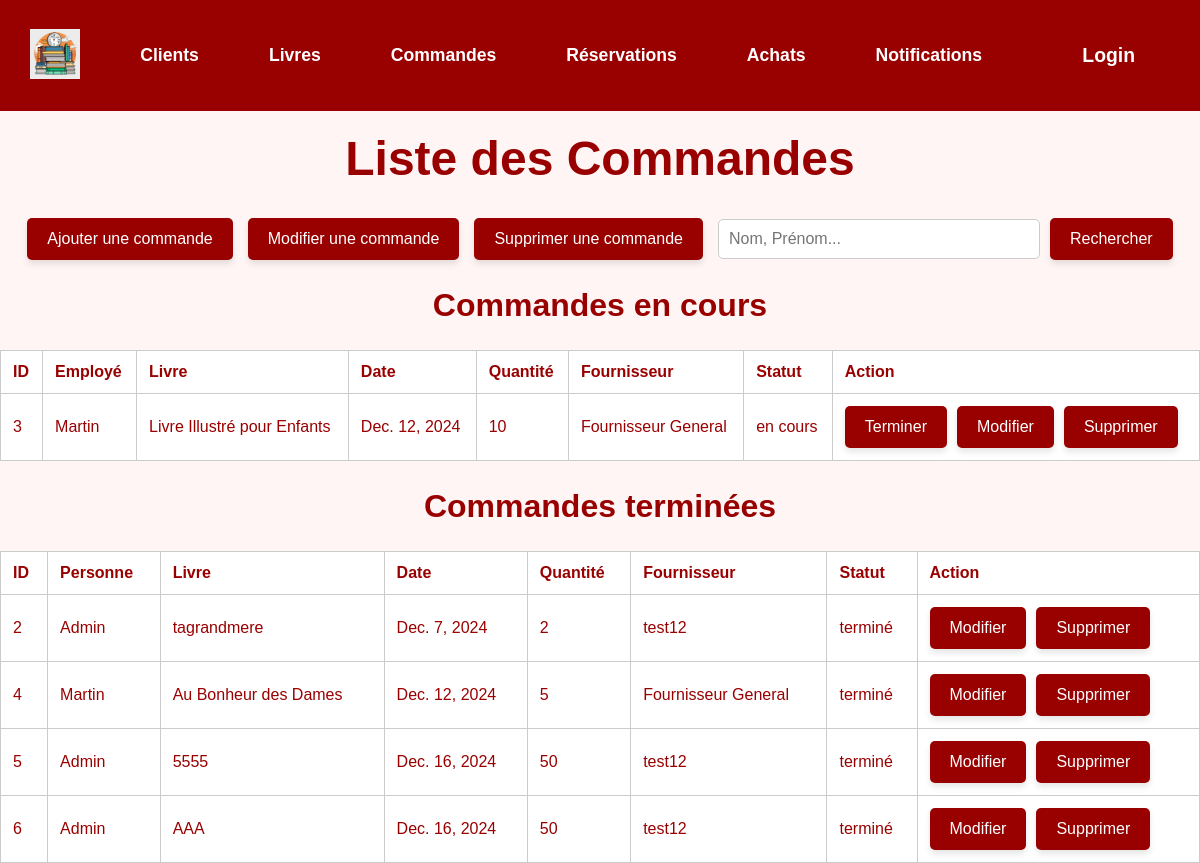
/commandes/search/, run on an earlier commit of the app's database.
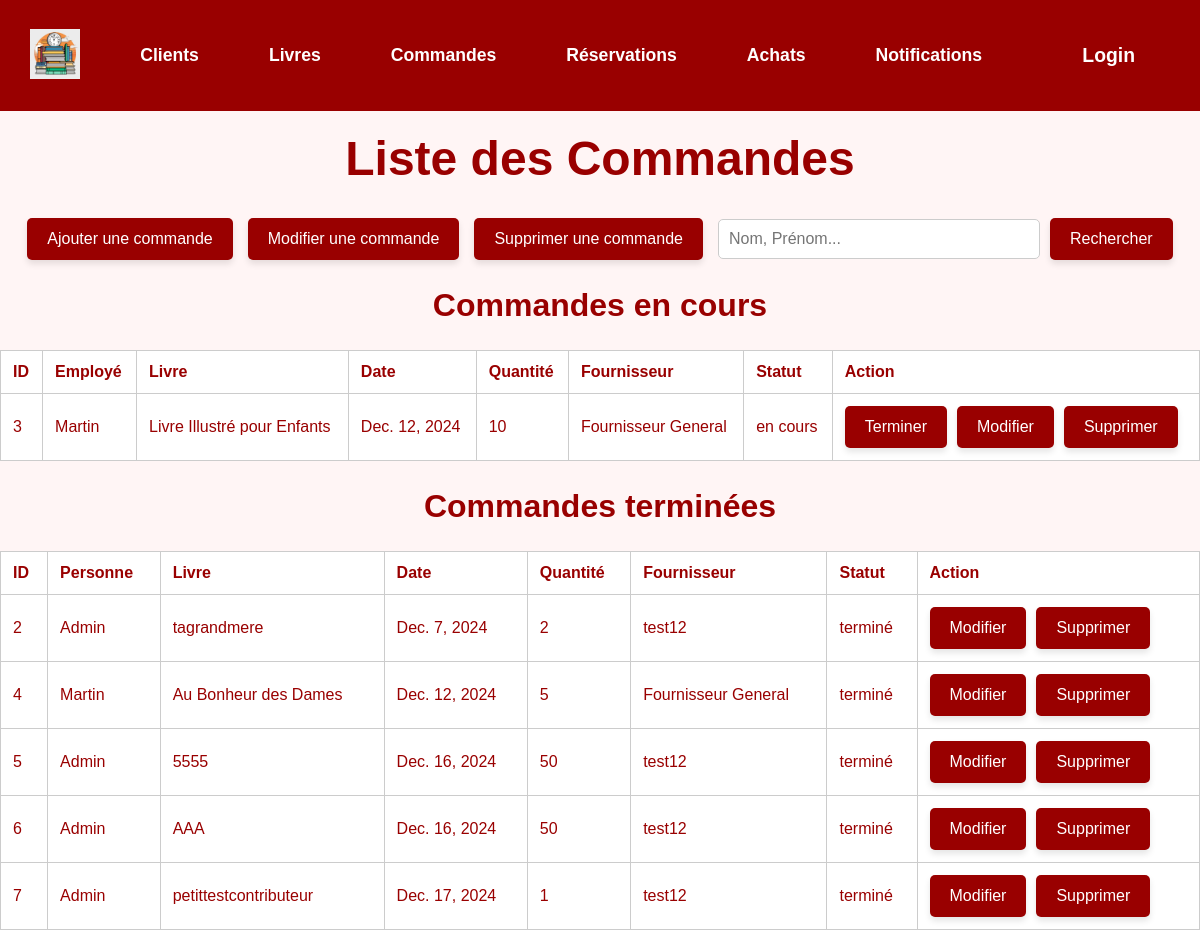
And on a later commit of the database.
### gui/models.py (models this page shows, shortened)
class Commander(models.Model):
    STATUT_CHOICES = [
        ('en cours', 'En cours'),
        ('terminé', 'Terminé'),
    ]
    personne = models.ForeignKey(Personne, on_delete=models.CASCADE)
    livre = models.ForeignKey(Livre, on_delete=models.CASCADE)
    date_commande = models.DateField(default=datetime.date.today)
    quantite = models.PositiveIntegerField()
    fournisseur = models.ForeignKey(Fournisseur, null=True, blank=True, on_delete=models.SET_NULL)  # Replace 1 with the actual Fournisseur ID
    statut = models.CharField(max_length=50, choices=STATUT_CHOICES, default='en cours')
    class Meta:
        db_table = 'Commander'

class Personne(AbstractBaseUser, PermissionsMixin):
    nom = models.CharField(max_length=100)
    prenom = models.CharField(max_length=100)
    date_naissance = models.DateField()
    telephone = models.CharField(max_length=15)
    email = models.EmailField(max_length=50, primary_key=True)  # Champ unique pour l'identification
    date_creation = models.DateField(auto_now_add=True)
    solde = models.DecimalField(max_digits=10, decimal_places=2)
    adresse = models.ForeignKey('Adresse', on_delete=models.CASCADE)
    role = models.ForeignKey('Role', on_delete=models.CASCADE)
    is_active = models.BooleanField(default=True)
    is_staff = models.BooleanField(default=False)
    is_superuser = models.BooleanField(default=False)
    objects = PersonneManager()
    USERNAME_FIELD = 'email'  # Utiliser l'email comme identifiant unique
    REQUIRED_FIELDS = ['nom', 'prenom']
    class Meta:
        db_table = 'Personne'
    from decimal import Decimal  # Import pour des calculs précis

class Livre(models.Model):
    isbn13 = models.CharField(max_length=13, primary_key=True)
    titre = models.CharField(max_length=255)
    type = models.CharField(max_length=50, blank=True, null=True)
    genre_litteraire = models.CharField(max_length=100,blank=True, null=True)
    sous_genre = models.CharField(max_length=100,blank=True, null=True)
    langue = models.CharField(max_length=50,blank=True, null=True)
    format = models.CharField(max_length=50,blank=True, null=True)
    nombre_pages = models.IntegerField(blank=True,null=True)
    dimensions = models.CharField(max_length=50,blank=True,null=True)
    date_parution = models.DateField(blank=True,null=True)
    localisation = models.CharField(max_length=100,blank=True,null=True)
    synopsis = models.TextField(blank=True,null=True)
    prix = models.DecimalField(max_digits=10, decimal_places=2, default=Decimal('0.00'))
    url_reference = models.URLField(blank=True, null=True)
    quantite_disponible = models.PositiveIntegerField()
    quantite_minimale = models.PositiveIntegerField(default=1)
    editeur = models.ForeignKey(Editeur, on_delete=models.CASCADE)
    contributeurs = models.ManyToManyField(Contributeur)
    class Meta:
        db_table = 'Livre'

class Fournisseur(models.Model):
    nom_fournisseur = models.CharField(max_length=100)
    adresses = models.ManyToManyField(
        'Adresse',
        through='FournisseurAdresse',
        related_name='fournisseurs'
    )
    class Meta:
        db_table = 'Fournisseur'
    def __str__(self):
        return self.nom_fournisseur

### gui/views.py (the view, shortened to what this page needs)
# urls.py: path('commandes/search/', CommanderResearch.as_view(), name='commandes_research'),
class CommanderResearch(ListView):
    model = Commander
    template_name = 'gui/lister_commandes.html'
    context_object_name = 'commandes'
    def get_queryset(self):
        search_query = self.request.GET.get('search', '')
        sort_by = self.request.GET.get('sort_by', 'date_commande')
        order = self.request.GET.get('order', 'asc')
        sort_prefix = '' if order == 'asc' else '-'
        query = Q()
        commandes_en_cours = Commander.objects.filter(statut='en cours').filter(query)
        commandes_terminees = Commander.objects.filter(statut='terminé').filter(query)
        commandes_en_cours = commandes_en_cours.order_by(f"{sort_prefix}{sort_by}")
        commandes_terminees = commandes_terminees.order_by(f"{sort_prefix}{sort_by}")
        return commandes_en_cours, commandes_terminees
    def get_context_data(self, **kwargs):
        context = super().get_context_data(**kwargs)
        commandes_en_cours, commandes_terminees = self.get_queryset()
        context['commandes_en_cours'] = commandes_en_cours
        context['commandes_terminees'] = commandes_terminees
        return context

### templates/gui/lister_commandes.html (shortened to what the changed rows need)
{% load static %}
<!DOCTYPE html>
<html lang="fr">
<head>
</head>
<body>
    <h1 style="color: #990000; text-align: center; font-size: 3em; margin-top: 20px;">Liste des Commandes</h1>
    <h2 style="color: #990000; text-align: center; font-size: 2em;">Commandes en cours</h2>
    <table>
        <thead>
            <tr>
                <th><a href="?sort_by=id&order={% if request.GET.sort_by == 'id' and request.GET.order == 'asc' %}desc{% else %}asc{% endif %}">ID</a></th>
                <th><a href="?sort_by=personne&order={% if request.GET.order == 'asc' %}desc{% else %}asc{% endif %}">Employé</a></th>
                <th><a href="?sort_by=livre&order={% if request.GET.order == 'asc' %}desc{% else %}asc{% endif %}">Livre</a></th>
                <th><a href="?sort_by=date_commande&order={% if request.GET.sort_by == 'quantite' and request.GET.sort_by == 'date' and request.GET.order == 'asc' %}desc{% else %}asc{% endif %}">Date</a></th>
                <th><a href="?sort_by=quantite&order={% if request.GET.order == 'asc' %}desc{% else %}asc{% endif %}">Quantité</a></th>
                <th><a href="?sort_by=fournisseur&order={% if request.GET.order == 'asc' %}desc{% else %}asc{% endif %}">Fournisseur</a></th>
                <th><a href="?sort_by=statut&order={% if request.GET.order == 'asc' %}desc{% else %}asc{% endif %}">Statut</a></th>
                <th>Action</th>
            </tr>
        </thead>
        <tbody>
            {% for commande in commandes_en_cours %}
            <tr>
                <td>{{ commande.id }}</td>
                <td>{{ commande.personne.nom }}</td>
                <td>{{ commande.livre.titre }}</td>
                <td>{{ commande.date_commande }}</td>
                <td>{{ commande.quantite }}</td>
                <td>{{ commande.fournisseur }}</td>
                <td>{{ commande.statut }}</td>
                <td>
                    <div class="action-buttons">
                        <form method="POST" action="{% url 'terminer_commande' commande.id %}">
                            <button type="submit" class="btn-action">Terminer</button>
                        </form>
                        <a href="{% url 'commandes_update' commande.id %}" class="btn-warning">Modifier</a>
                        <a href="{% url 'commandes_with_ID_delete' pk=commande.id %}" class="button">Supprimer</a>
                    </div>
                </td>
            </tr>
            {% empty %}
            <tr class="empty-message">
                <td colspan="8">Aucune commande en cours.</td>
            </tr>
            {% endfor %}
        </tbody>
    </table>
    <h2 style="color: #990000; text-align: center; font-size: 2em;">Commandes terminées</h2>
    <table>
        <thead>
            <tr>
                <th><a href="?sort_by=id&order={% if request.GET.order == 'asc' %}desc{% else %}asc{% endif %}">ID</a></th>
                <th><a href="?sort_by=personne&order={% if request.GET.order == 'asc' %}desc{% else %}asc{% endif %}">Personne</a></th>
                <th><a href="?sort_by=livre&order={% if request.GET.order == 'asc' %}desc{% else %}asc{% endif %}">Livre</a></th>
                <th><a href="?sort_by=date_commande&order={% if request.GET.order == 'asc' %}desc{% else %}asc{% endif %}">Date</a></th>
                <th><a href="?sort_by=quantite&order={% if request.GET.order == 'asc' %}desc{% else %}asc{% endif %}">Quantité</a></th>
                <th><a href="?sort_by=fournisseur&order={% if request.GET.order == 'asc' %}desc{% else %}asc{% endif %}">Fournisseur</a></th>
                <th><a href="?sort_by=statut&order={% if request.GET.order == 'asc' %}desc{% else %}asc{% endif %}">Statut</a></th>
                <th>Action</th>
            </tr>
        </thead>
        <tbody>
            {% for commande in commandes_terminees %}
            <tr>
                <td>{{ commande.id }}</td>
                <td>{{ commande.personne.nom }}</td>
                <td>{{ commande.livre.titre }}</td>
                <td>{{ commande.date_commande }}</td>
                <td>{{ commande.quantite }}</td>
                <td>{{ commande.fournisseur }}</td>
                <td>{{ commande.statut }}</td>
                <td>
                    <div class="action-buttons">
                        <a href="{% url 'commandes_update' commande.id %}" class="btn-warning">Modifier</a>
                        <a href="{% url 'commandes_with_ID_delete' pk=commande.id %}" class="button">Supprimer</a>
                    </div>
                </td>
            </tr>
            {% empty %}
            <tr class="empty-message">
                <td colspan="8">Aucune commande terminée.</td>
            </tr>
            {% endfor %}
        </tbody>
    </table>
</body>
</html>

What changed in the data, as far as the page shows it:
added Commander: id "7", personne.nom "Admin", livre.titre "petittestcontributeur", date_commande "Dec. 17, 2024", quantite "1", fournisseur "test12", statut "terminé", shown under "Commandes terminées"
